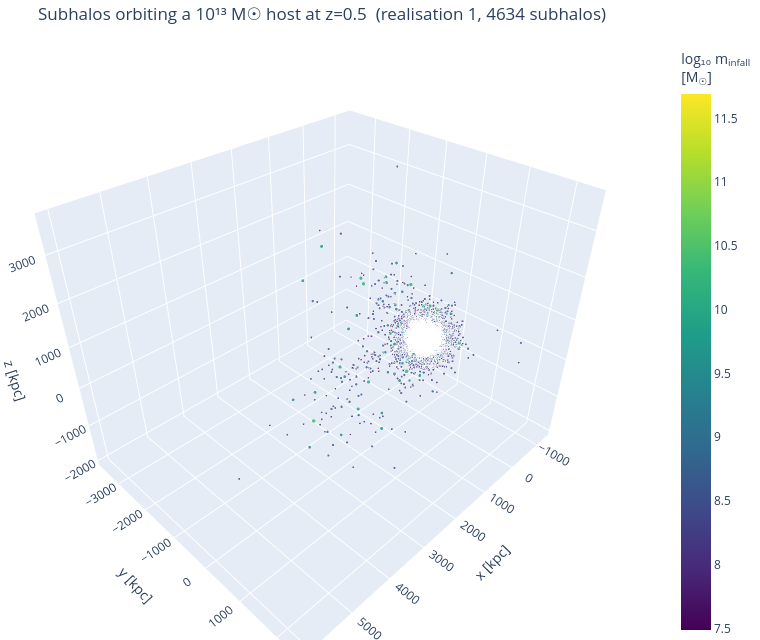

Notebook code cell kept with this figure:
### Markdown cell above
## 6. Interactive 3D view of the subhalo population

Finally, let's *see* the subhalos. The plot below is fully interactive — drag to
rotate, scroll to zoom. Each point is a subhalo, coloured by its infall mass;
the translucent sphere marks the host virial radius. Point size scales with
mass.

### Code cell
import plotly.graph_objects as go

# One host realisation makes the clearest picture; change to see others.
which_tree = np.unique(tree[is_host])[0]
sel3d = is_sub & (tree == which_tree)

xs, ys, zs = x[sel3d], y[sel3d], z[sel3d]
ms = m_infall[sel3d]
logm = np.log10(ms)

# Translucent host virial sphere
u, v = np.mgrid[0:2*np.pi:40j, 0:np.pi:20j]
sx = Rvir_host * np.cos(u) * np.sin(v)
sy = Rvir_host * np.sin(u) * np.sin(v)
sz = Rvir_host * np.cos(v)

fig = go.Figure()
fig.add_trace(go.Surface(x=sx, y=sy, z=sz, opacity=0.12, showscale=False,
                         colorscale=[[0, "gray"], [1, "gray"]], hoverinfo="skip",
                         name="host R_vir"))
fig.add_trace(go.Scatter3d(
    x=xs, y=ys, z=zs, mode="markers",
    marker=dict(size=2 + 4*(logm - logm.min())/(np.ptp(logm) + 1e-9),
                color=logm, colorscale="Viridis", opacity=0.8,
                colorbar=dict(title="log₁₀ m<sub>infall</sub><br>[M<sub>☉</sub>]")),
    text=[f"m_infall = {m:.2e} Msun" for m in ms],
    hovertemplate="%{text}<extra></extra>", name="subhalos"))
fig.update_layout(
    title=f"Subhalos orbiting a 10¹³ M☉ host at z=0.5  (realisation {which_tree}, "
          f"{sel3d.sum()} subhalos)",
    scene=dict(xaxis_title="x [kpc]", yaxis_title="y [kpc]", zaxis_title="z [kpc]",
               aspectmode="data"),
    width=760, height=640, margin=dict(l=0, r=0, t=40, b=0))
fig.show()

### Figure 1 — Plotly figure (JSON) as saved in the notebook; plotly's stock layout.template omitted (floating-point values rounded to 4 significant figures; data arrays with more than 128 entries replaced by an {"elided": "..."} marker saying what was removed)
{"data": [{"colorscale": [[0, "gray"], [1, "gray"]], "hoverinfo": "skip", "name": "host R_vir", "opacity": 0.12, "showscale": false, "type": "surface", "x": {"elided": "40x20 float values"}, "y": {"elided": "40x20 float values"}, "z": {"elided": "40x20 float values"}}, {"hovertemplate": "%{text}<extra></extra>", "marker": {"color": {"elided": "4634 float values"}, "colorbar": {"title": {"text": "log₁₀ m<sub>infall</sub><br>[M<sub>☉</sub>]"}}, "colorscale": [[0.0, "#440154"], [0.1111, "#482878"], [0.2222, "#3e4989"], [0.3333, "#31688e"], [0.4444, "#26828e"], [0.5556, "#1f9e89"], [0.6667, "#35b779"], [0.7778, "#6ece58"], [0.8889, "#b5de2b"], [1.0, "#fde725"]], "opacity": 0.8, "size": {"elided": "4634 float values"}}, "mode": "markers", "name": "subhalos", "text": {"elided": "4634 str values"}, "type": "scatter3d", "x": {"elided": "4634 float values"}, "y": {"elided": "4634 float values"}, "z": {"elided": "4634 float values"}}], "layout": {"height": 640, "margin": {"b": 0, "l": 0, "r": 0, "t": 40}, "scene": {"aspectmode": "data", "xaxis": {"title": {"text": "x [kpc]"}}, "yaxis": {"title": {"text": "y [kpc]"}}, "zaxis": {"title": {"text": "z [kpc]"}}}, "title": {"text": "Subhalos orbiting a 10¹³ M☉ host at z=0.5  (realisation 1, 4634 subhalos)"}, "width": 760}}
